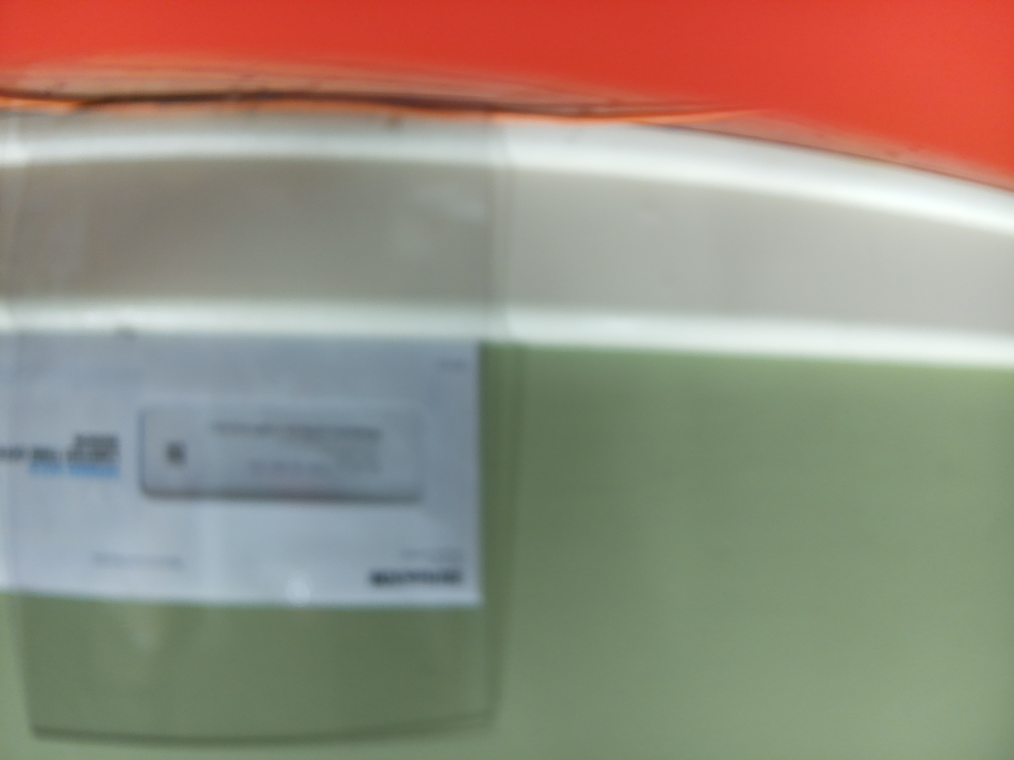
#> input picture code/test.jpg, 4056 x 3040 px (shown at 1/4 size)
$ python -i deskew_util.py   (imports and definitions only)
#> lines starting #> are read from the running program, lines starting #| are printed output that depends on the picture; after the words box and inside, x2 and y2 are one past the last pixel; in counts of white or black regions, pixels touching at a corner belong together; long printed decimals are rounded
#> in deskew, original is the input picture: shape (3040, 4056, 3); mean B, G, R 126, 140.4, 150.5
import numpy as np
import cv2

def get_normalized_image(path):
#> called with path = 'test.jpg'
    img = cv2.imread(path)
    resized_height = 480
    percent = resized_height / len(img)
#> percent = 0.158
    resized_width = int(percent * len(img[0]))
#> resized_width = 640
    gray = cv2.cvtColor(img, cv2.COLOR_BGR2GRAY)
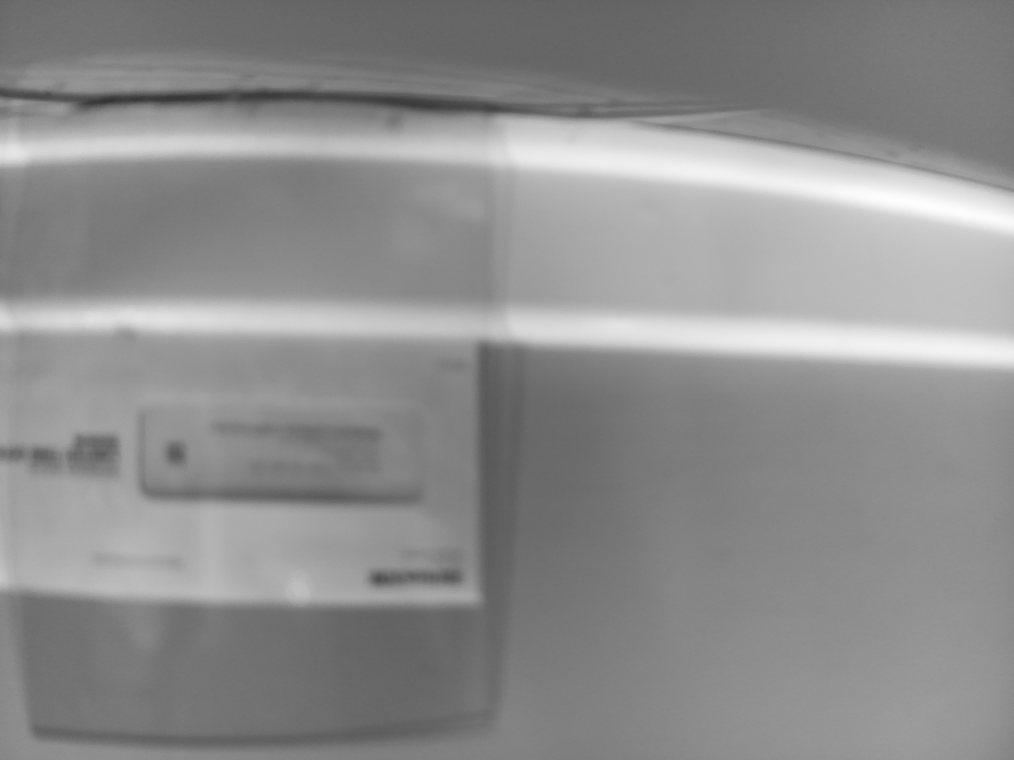
#> gray: shape (3040, 4056) (shown at 1/4 size); min 48, max 254, mean 141.8
    gray = cv2.GaussianBlur(gray, (9, 9), 0)
    cv2.imwrite("blur.jpg",gray)
    gray = cv2.resize(gray,(resized_width,resized_height))
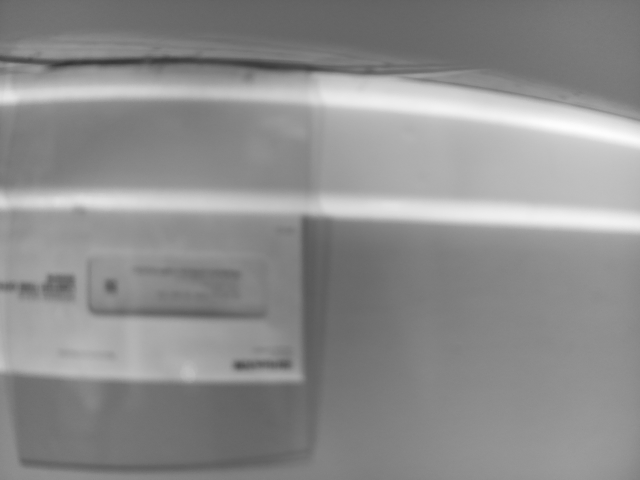
#> gray: shape (480, 640); min 52, max 253, mean 141.8
    cv2.imwrite("resized.jpg",gray)
    try:
        start_point = (0, 0)
        end_point = (gray.shape[0], gray.shape[1])
#> end_point = (480, 640)
        color = (255, 255, 255)
        thickness = 10
        gray = cv2.rectangle(gray, start_point, end_point, color, thickness)
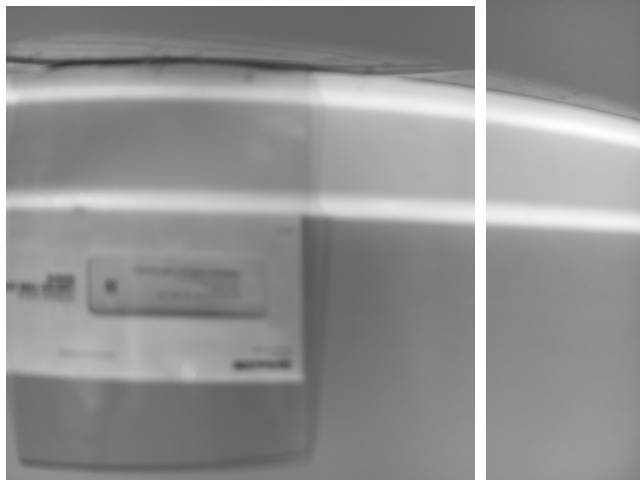
#> gray: shape (480, 640); 3.57% of pixels changed, all inside (x1, y1, x2, y2) = (0, 0, 486, 480)
        cv2.imwrite("cropped.jpg",gray)
    except:
        print("Failed to crop border")
    gray = cv2.bitwise_not(gray)
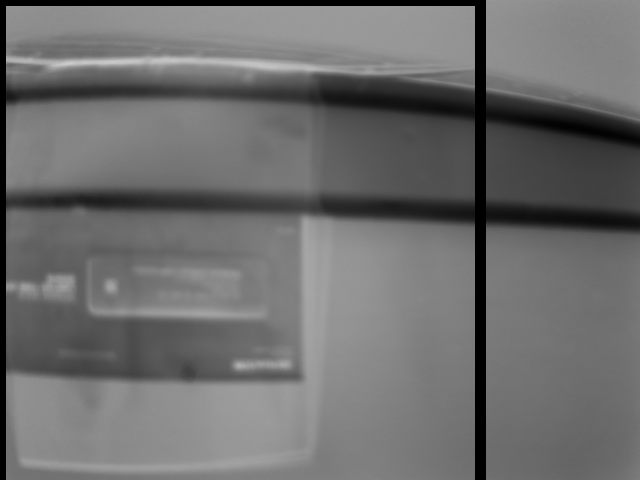
#> gray: shape (480, 640); min 0, max 203, mean 109
    cv2.imwrite("inverted.jpg",gray)

    return gray

def get_skew_angle(gray):
    thresh = cv2.threshold(gray, 0, 255,
        cv2.THRESH_BINARY | cv2.THRESH_OTSU)[1]
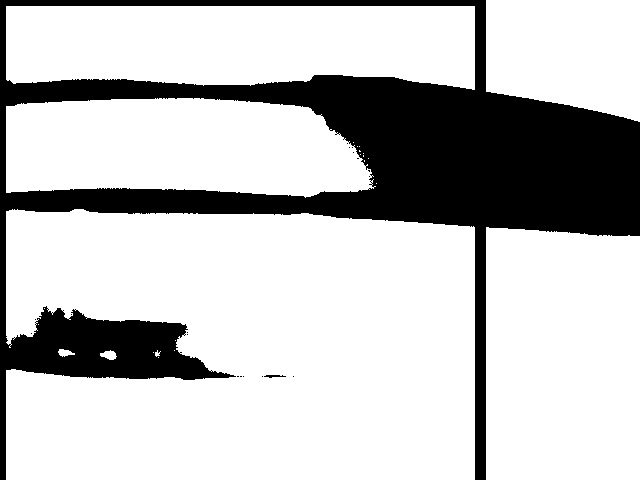
#> thresh: shape (480, 640); 76.3% white; 19 black regions (17 under 20 px), largest, box (x1, y1, x2, y2) and area: (0, 0, 640, 480) 72704, (264, 375, 286, 378) 40
    kernel = cv2.getStructuringElement(cv2.MORPH_RECT, (30, 5))
    cv2.imwrite("thresh.jpg",thresh)
    dilate = cv2.dilate(thresh, kernel)
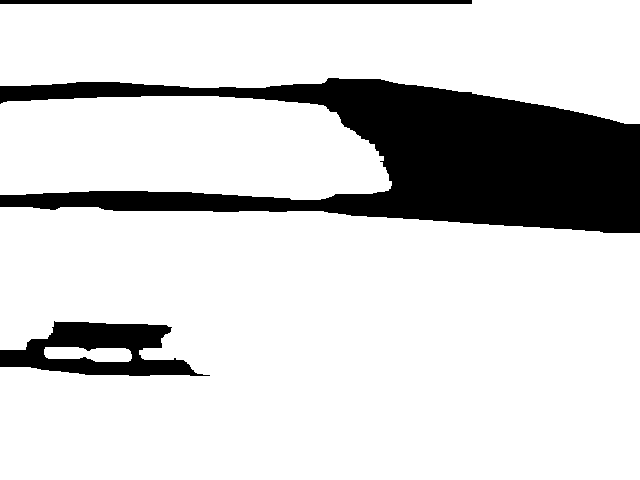
#> dilate: shape (480, 640); 82.6% white; 3 black regions
    contours, hierarchy = cv2.findContours(dilate, cv2.RETR_LIST, cv2.CHAIN_APPROX_SIMPLE)
#> contours = 4 contours; box (x1, y1, x2, y2) and area: (0, 207, 640, 480) 160182, (0, 0, 640, 124) 55638, (0, 96, 392, 200) 34406, (44, 347, 132, 362) 966

    angles = []
    for contour in contours:
        minAreaRect = cv2.minAreaRect(contour)
        angle = minAreaRect[-1]
        if angle != 90.0 and angle != -0.0:
            angles.append(angle)
#> this loop made 4 passes
#> (minAreaRect, angle) on passes 1 to 4: (((87.49, 354), (13.64, 87.17), -88.78), -88.78), (((319.5, 343), (272, 639), -90), -90), (((195.5, 146.5), (101.7, 392.3), -89.02), -89.02), (((319.5, 61.5), (123, 639), -90), -90)
#> after the loop, angles = [-88.78, -90, -89.02, -90]

    angles.sort()
    mid_angle = angles[int(len(angles)/2)]
#> mid_angle = -89.02
    print(angles)
#| [-90.0, -90.0, -89.016, -88.781]
    print(mid_angle)
#| -89.016
    #cv2.namedWindow('dilate',cv2.WINDOW_NORMAL)
    #cv2.imshow("dilate", dilate)
    cv2.imwrite("dilate.jpg",dilate)
    return mid_angle

def deskew(path):
    original = cv2.imread(path)
    img = get_normalized_image(path)
    angle = get_skew_angle(img)
#> angle = -89.02
    #angle = np.rad2deg(angle)
    print(angle)
#| -89.016
    if angle > 45: #anti-clockwise
        angle = -(90 - angle)
    height = original.shape[0]
#> height = 3040
    width = original.shape[1]
#> width = 4056
    m = cv2.getRotationMatrix2D((width / 2, height / 2), angle, 1)
#> m = [[0.0172, -1, 3512.9], [1, 0.0172, -533.8]]

    #deskewed = cv2.warpAffine(original, m, (width, height), borderMode=cv2.BORDER_REPLICATE)
    deskewed = cv2.warpAffine(original, m, (width, height), borderValue=(255,255,255))
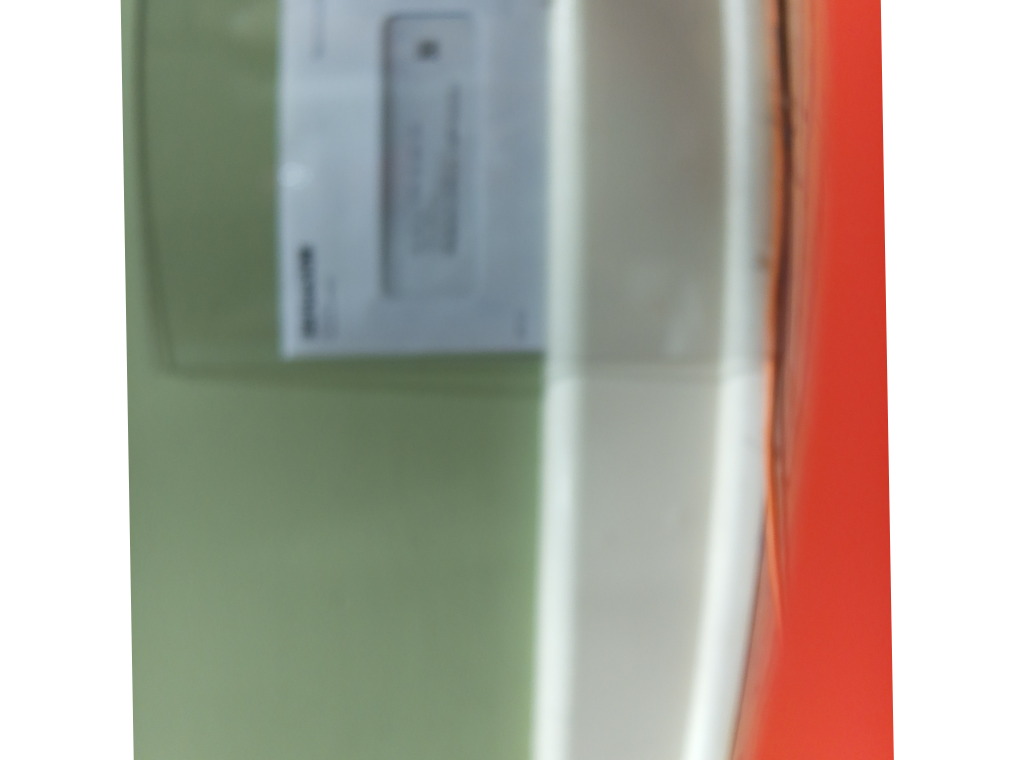
#> deskewed: shape (3040, 4056, 3) (shown at 1/4 size); mean B, G, R 156.9, 167.6, 174.2
    # [5 lines of commented-out code are left out]
    return deskewed

>>> result = deskew('test.jpg')
